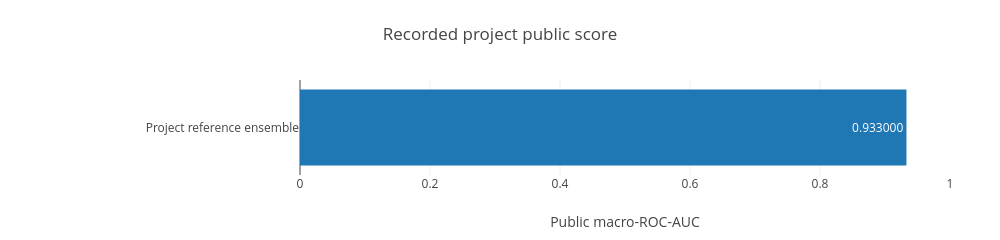

This figure's notebook cell:
### Markdown cell above
## 4. Official scoring is a different evaluation setting

The chart below contains **the project’s dated official public-score evidence**. It does not contain local cohort metrics. The reference includes multiple public model branches and has not been recreated through independent training. A blank score for the independent-model submission is missing evidence, not zero.

### Code cell
score = D['public_score_snapshot']
evidence_chart('Recorded project public score',
               ['Project reference ensemble'],
               [score['reference_ensemble_public_auc']],
               'Public macro-ROC-AUC')
print('Score snapshot UTC:', score['utc'])
print('Independent-model score:', score['independent_model_public_score'])

### Figure 1 — Plotly figure (JSON) as saved in the notebook; plotly's stock layout.template omitted (floating-point values rounded to 4 significant figures)
{"data": [{"orientation": "h", "text": ["0.933000"], "textposition": "auto", "type": "bar", "x": [0.933], "y": ["Project reference ensemble"]}], "layout": {"height": 181, "margin": {"b": 65, "l": 300, "r": 50, "t": 80}, "showlegend": false, "title": {"text": "Recorded project public score"}, "width": 1000, "xaxis": {"range": [0, 1.0], "title": {"text": "Public macro-ROC-AUC"}}, "yaxis": {"autorange": "reversed"}}}
